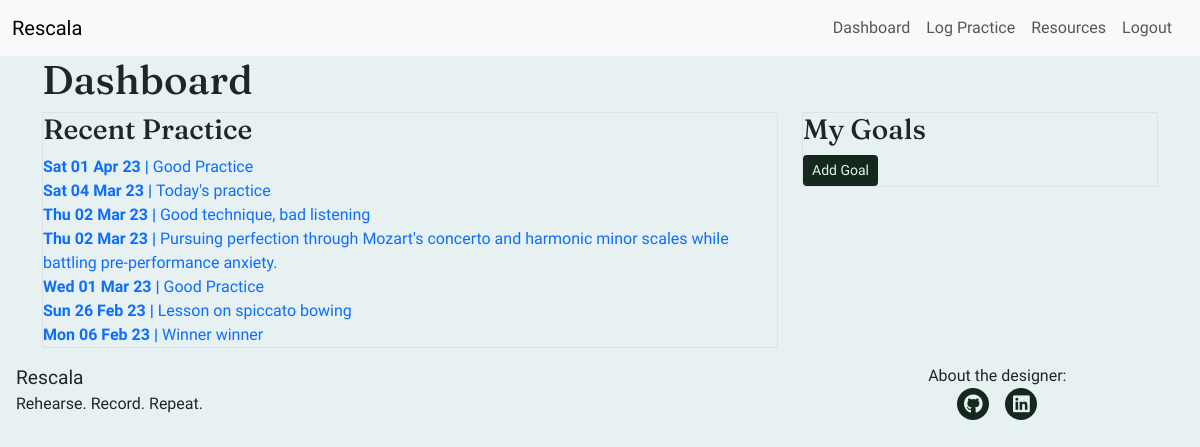
/practice/ (signed in), run on an earlier commit of the app's database.
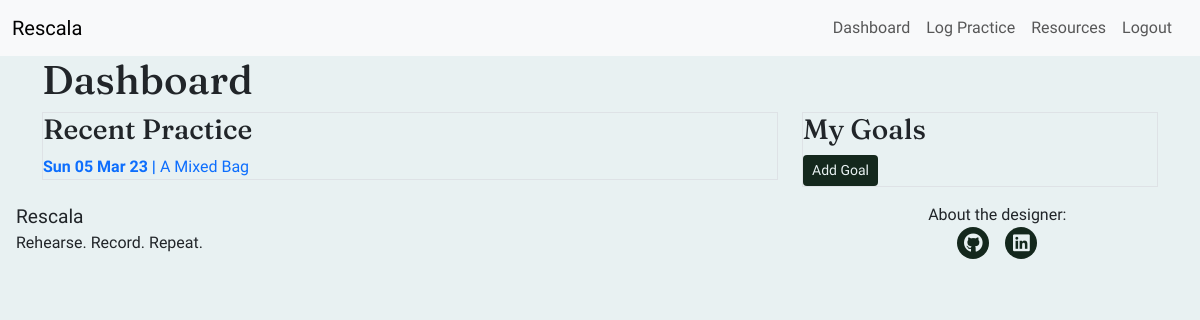
And on a later commit of the database.
### practicelog/models.py (models this page shows)
class Session(models.Model):
    user = models.ForeignKey(Profile, on_delete=models.CASCADE, name='user')
    date = models.DateField()
    duration = models.IntegerField()
    headline = models.CharField(max_length=150)
    image = CloudinaryField('image', blank=True)
    focus = models.JSONField(default=list, blank=True)
    summary = models.TextField()

### practicelog/views.py (the view, shortened to what this page needs)
# urls.py: path('', views.Dashboard.as_view(), name='dashboard'),
class Dashboard(View):
    template_name = "dashboard.html"
    def get(self, request):
        sessions = Session.objects.filter(user=request.user).order_by('-date')
        recent_sessions = sessions[:10]
        return render(
                request, 'dashboard.html',
                {
                    "sessions": sessions,
                    "recent_sessions": recent_sessions,
                    "goalform": GoalForm(),
                    "goals":request.user.goals
                }
            )

### templates/dashboard.html (shortened to what this page needs)
{% extends "base.html" %}
{% block content %}
<div class="container">
  <div class="row">
    <div class="col">
      <h1>Dashboard</h1>
    </div>
  </div>
  <div class="row">
    <div class="col-md-8">
      <div class="border">
        <h3>Recent Practice</h3> {% for session in recent_sessions %} <div>
          <a href="{% url 'session_details' session.id %}">
            <span>
              <strong>
                {{session.date | date:'D d M y'}} | </strong>
            </span>
            <span>{{session.headline}}</span>
          </a>
        </div> {% endfor %}
      </div>
    </div>
    <div class="col-md-4">
      <div class="border">
        <h3>My Goals</h3>
        <button type="button" class="btn btn-sm btn-very-dark" data-toggle="modal" data-target="#goalModal"> Add Goal </button>
      </div>
    </div>
  </div>
</div>
{% endblock %}

### templates/base.html (shortened to what this page needs)
{% load static %}
<!DOCTYPE html>
<html lang="en">
<head>
  <link href="https://cdn.jsdelivr.net/npm/bootstrap@5.3.0-alpha1/dist/css/bootstrap.min.css" rel="stylesheet"
>
  <link rel="stylesheet" href="https://cdnjs.cloudflare.com/ajax/libs/font-awesome/6.3.0/css/all.min.css"
 />
  <link rel="stylesheet" href="{% static 'css/style.css' %}">
</head>
<body class='flex-shrink-0'>
  {% block my_header%}
  <nav class="navbar navbar-expand-lg bg-body-tertiary">
    <div class="container-fluid">
      <a class="navbar-brand" href="#">
        <brand>Rescala</brand>
      </a>
      <div class="collapse navbar-collapse" id="navbarSupportedContent">
        {% with request.resolver_match.url_name as url_name %}
        <ul class="navbar-nav ms-auto me-2 mb-2 mb-lg-0">
          {% if user.is_authenticated %}
          <li class="nav-item">
            <a class="nav-link" href="{% url 'dashboard' %}">Dashboard</a>
          </li>
          <li class="nav-item">
            <a class="nav-link" href="{% url 'create_log' %}">Log Practice</a>
          </li>
          <li class="nav-item">
            <a class="nav-link" href="{% url 'resources' %}">Resources</a>
          </li>
          <li class="nav-item">
            <a class="nav-link" href="{% url 'account_logout' %}">Logout</a>
          </li>
          {% endif %}
        </ul>
        {% endwith %}
      </div>
    </div>
  </nav>
  {%endblock my_header%}
  <main>
    {% block content %}
    {% endblock content %}
  </main>
  <footer class="footer mt-auto p-3 ">
    <div class="row">
      <div class="col-md-8 d-flex flex-column align-items-center align-items-md-start">
        <div class="subtitle">
          Rescala
        </div>
        <div>
          Rehearse. Record. Repeat.
        </div>
      </div>
      <div class="col-md-4">
        <div class="div text-center">About the designer:</div>
        <div class="d-flex justify-content-center">
          <a href="https://github.com/denham-ed" target="_blank">
            <div class="circle d-flex justify-content-center align-items-center mx-2">
              <i class="fa-brands fa-github"></i>
            </div>
          </a>
          <a href="https://www.linkedin.com/in/ed-denham-313743153/" target="_blank">
            <div class="circle d-flex justify-content-center align-items-center mx-2">
              <i class="fa-brands fa-linkedin"></i>
            </div>
        </div>
      </div>
    </div>
  </footer>
</body>
</html>

### static/css/style.css (style rules this page uses)
h1, h2, h3 { font-family: 'Fraunces', Courier, monospace; }
body { font-family: 'Work Sans', Courier, monospace; background-color: #E8F1F2; }
a { text-decoration: none; }
.btn-very-dark { color: #E8F1F2; background-color: #14281D; }
.subtitle { font-size: 120%; }
.circle { height: 2rem; width: 2rem; border-radius: 50%; background-color: #14281D; }
.circle i { color: #E8F1F2; font-size: 120%; }

What changed in the data, as far as the page shows it:
removed Session: date "Sat 01 Apr 23", headline "Good Practice"
removed Session: date "Sat 04 Mar 23", headline "Today's practice"
removed Session: date "Thu 02 Mar 23", headline "Good technique, bad listening"
removed Session: date "Thu 02 Mar 23", headline "Pursuing perfection through Mozart's concerto and harmonic minor scales while battling pre-performance anxiety."
removed Session: date "Wed 01 Mar 23", headline "Good Practice"
removed Session: date "Sun 26 Feb 23", headline "Lesson on spiccato bowing"
removed Session: date "Mon 06 Feb 23", headline "Winner winner"
added Session: date "Sun 05 Mar 23", headline "A Mixed Bag"
